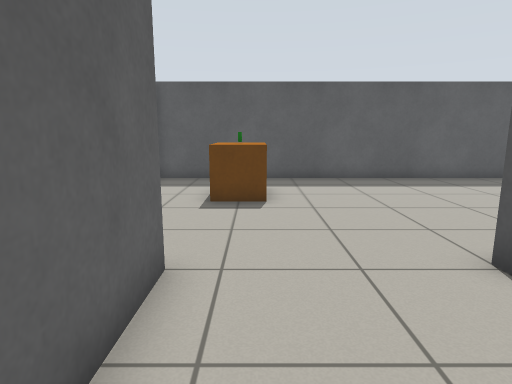
View 1 (above)

13 first-person views from a walk through a world built for the Gazebo simulator. The camera is 0.96 m above the floor, tilts 10° down and sees 75° across. The floor is counted in squares, 0.5 m on a side. Each view is taken from the middle of a square. On the plan, view 1 faces up. The plan holds only what a view shows up to about 17 squares ahead; the rest is blank.

View 2
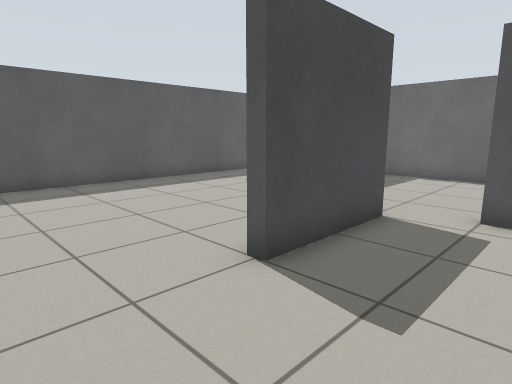

View 3
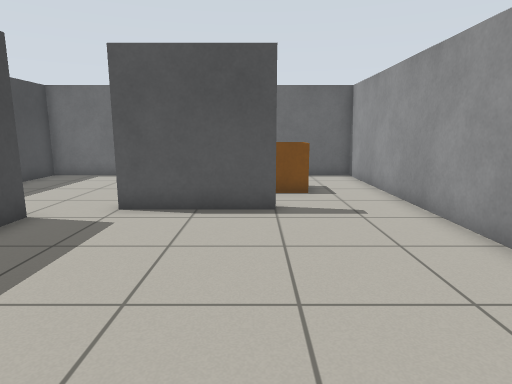

View 4
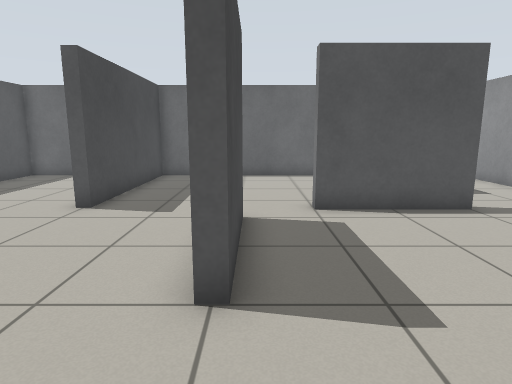

View 5
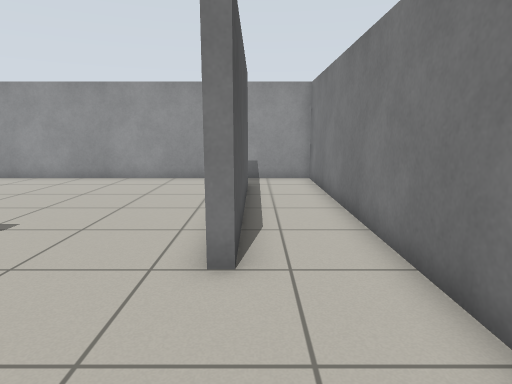

View 6
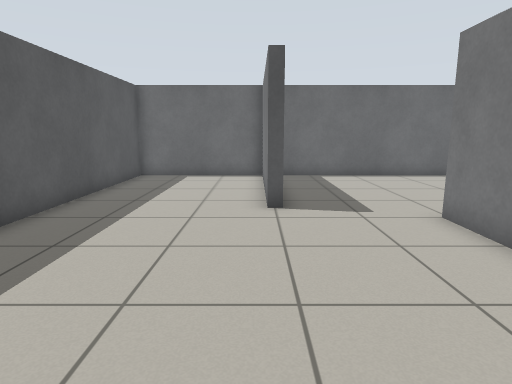

View 7
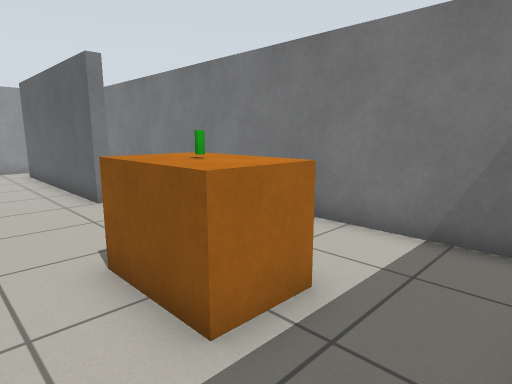

View 8
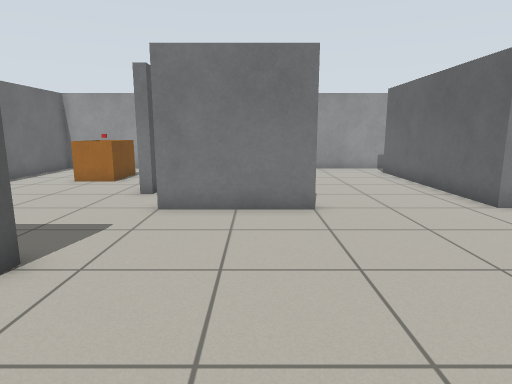

View 9
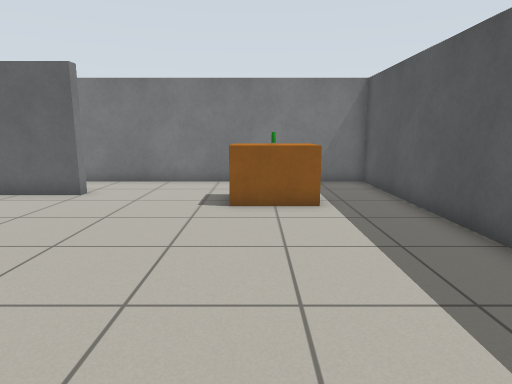

View 10
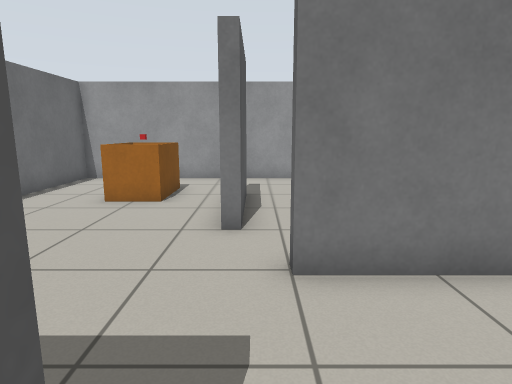

View 11
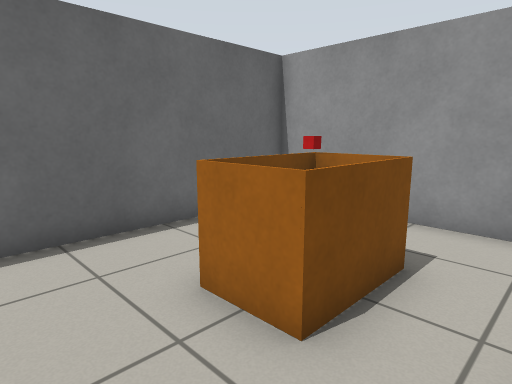

View 12
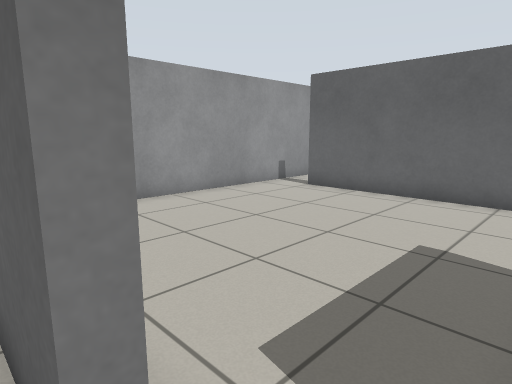

View 13
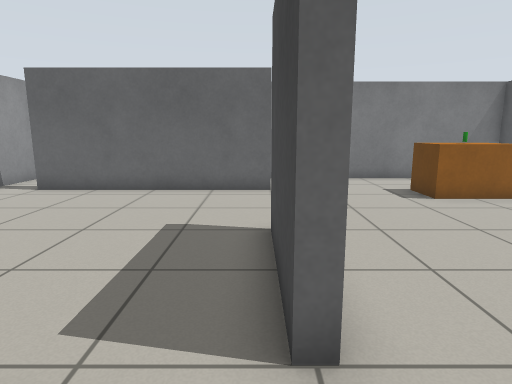

### Floor plan
Points are (right, up) in squares from view 1. A wall is a line through its corners. A room is listed if a view was taken in it or the views show most of it. See-through windows are left out.
Room 1 (views 1, 2, 3, 4, 5, 6, 7, 8, 9, 10, 11, 12, 13)
walls: (7.5, 4.7) (7.5, 4.3) (3.5, 4.3) (3.5, 4.7) (7.5, 4.7); (8.3, -1.6) (8.3, 2.5) (8.7, 2.5) (8.7, 0.6); (15.3, 8.6) (15.3, 14.3) (-4.3, 14.3) (-4.3, -5.3) (15.3, -5.3) (15.3, 8.3) (8.5, 8.3) (8.5, 8.7) (14.4, 8.7); (-1.7, -2.8) (-1.7, 4.5) (-1.3, 4.5) (-1.3, -3.5)
objects: green cylinder (-1, 10) to (0, 11); red box (11, -2) to (12, -1)

Positions as (right, up) in squares from view 1, and headings:
1: (0, 0), facing up
2: (0, 1), facing up-right
3: (0, -1), facing right
4: (0, 4), facing right
5: (-2, 9), facing down
6: (0, 9), facing right
7: (2, 14), facing down-left
8: (5, 13), facing down
9: (9, 10), facing left
10: (8, 9), facing down
11: (9, 2), facing down-right
12: (9, 4), facing down-left
13: (10, 4), facing left
